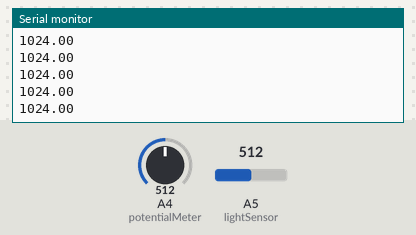
The sketch below on a simulated Arduino Uno, built with avr-gcc and run on an emulated ATmega328P. Shown: the last lines printed to the serial monitor. The test bench sets the inputs (shaded band); at power-on: A4 (potentialMeter) = 512, A5 (lightSensor) = 512.

Above: at 1.2 s.
1.3 s: A4 (potentialMeter) set to 716
At 1.4 s:
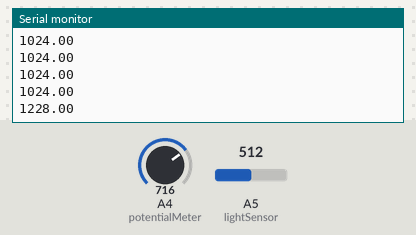
2.8 s: A5 (lightSensor) set to 716
At 2.81 s:
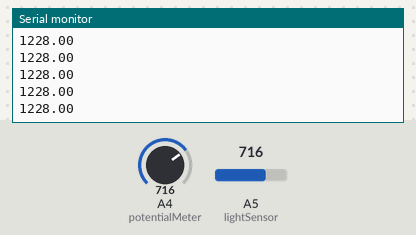
4.3 s: A4 (potentialMeter) set to 900
At 4.32 s:
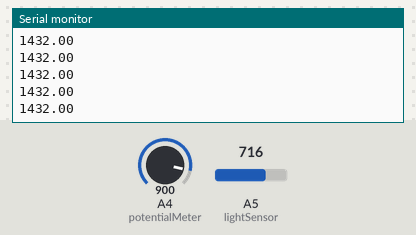
5.8 s: A5 (lightSensor) set to 900
At 5.82 s:
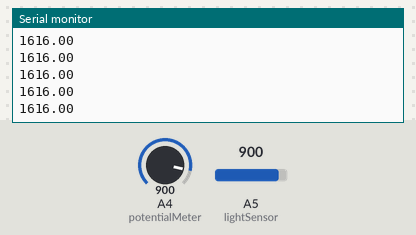
Timing chart, 0 to 8.3 s (numbered marks = the images above; inputs shaded):
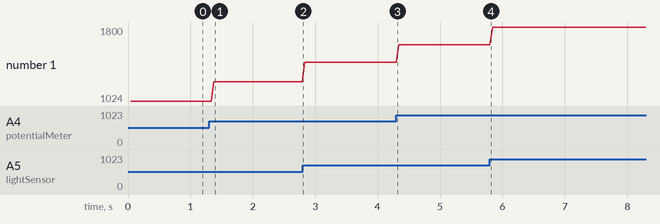

The sketch:

lab9.ino
```cpp
float poten;
float photo;
float data;
int lightSensor = A5;
int potentialMeter = A4;
void setup() {
  // put your setup code here, to run once:
  Serial.begin(9600);

}

void loop() {
  // put your main code here, to run repeatedly:
  poten = analogRead(potentialMeter);
  delay(10);
  poten = analogRead(potentialMeter);
  delay(10);

  photo = analogRead(lightSensor);
  delay(10);
  photo = analogRead(lightSensor);
  delay(10);

  data = photo + poten;

  Serial.println(data);

  delay(2);
}
```

Measured:
- after the input at 1.3 s, the serial monitor: prints a new line after 0.07 s (image 1)
- plotted number 1: 1024 → 1228 after the input at 1.3 s, 1228 → 1432 after the input at 2.8 s, 1432 → 1616 after the input at 4.3 s, 1616 → 1800 after the input at 5.8 s
